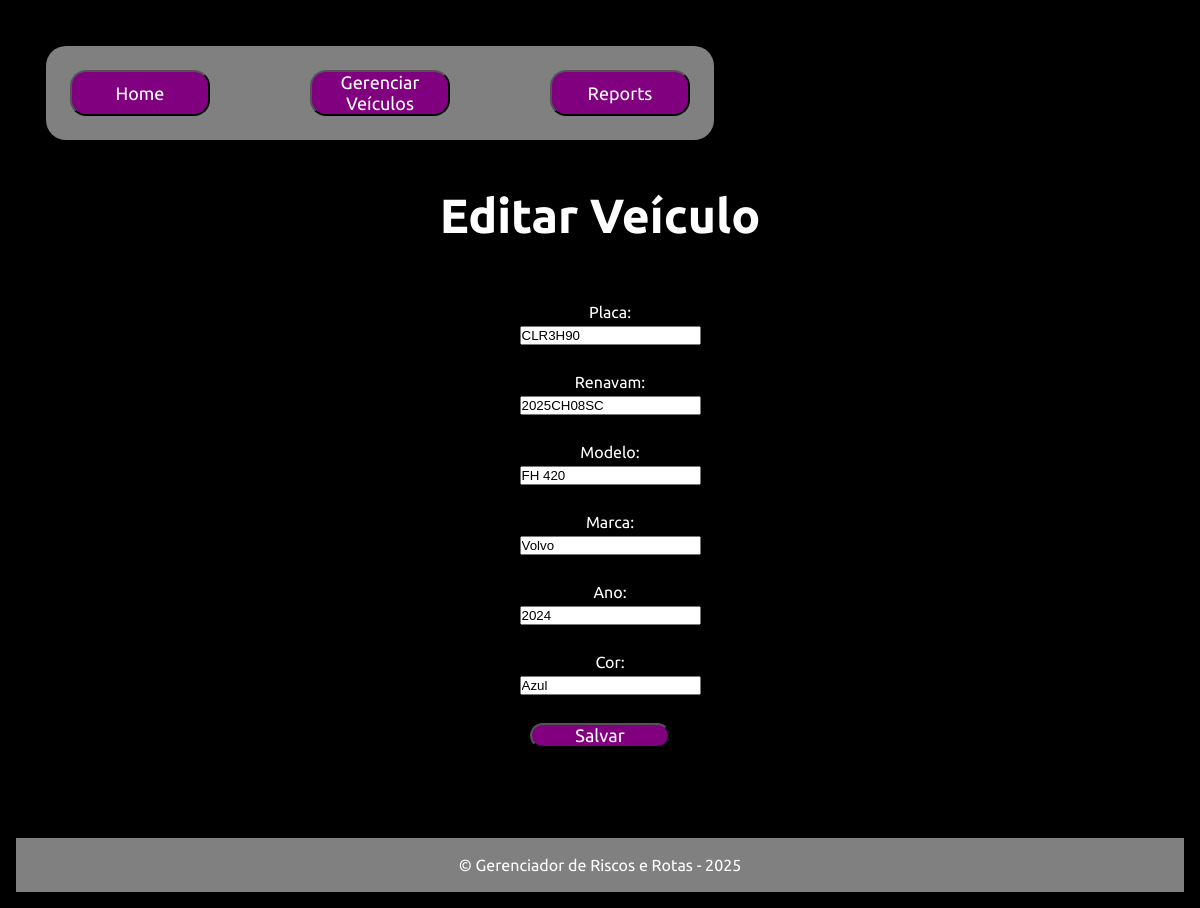
Screenshot of /src/editar.php?id=8 with the database file from the repository.
### tables this page shows
CREATE TABLE veiculos (
        id INTEGER PRIMARY KEY AUTOINCREMENT,
        placa CHAR(7) NOT NULL,
        renavam CHAR(30) DEFAULT NULL,
        modelo CHAR(20) NOT NULL,
        marca CHAR(20) NOT NULL,
        ano INTEGER NOT NULL,
        cor CHAR(20) NOT NULL
    );

### src/editar.php (the view, shortened to what this page needs)
<?php
$db = new PDO('sqlite:db/database.sqlite');
$db->setAttribute(PDO::ATTR_ERRMODE, PDO::ERRMODE_EXCEPTION);
if (isset($_GET['id'])) {
    $id = $_GET['id'];
    $stmt = $db->prepare("SELECT * FROM veiculos WHERE id = ?");
    $stmt->execute([$id]);
    $vehicle = $stmt->fetch(PDO::FETCH_ASSOC);
}
?>
<!DOCTYPE html>
<html lang="pr-br">
<head>
    <link rel="stylesheet" href="/css/style_editar.css">
</head>
<body>
    <header>
        <nav class="navegacao">
            <ul>
                <li>
                    <button onclick="location.href='/index.php'" type="button">
                    Home</button>
                </li>
                <li>
                    <button onclick="location.href='veiculos.php'" type="button">
                    Gerenciar Veículos</button>
                </li>
                <li>
                    <button onclick="location.href='reports.php'" type="button">
                    Reports</button>
                </li>
            </ul>
        </nav>
    </header>
    <br>
    <h1>Editar Veículo</h1>
    <form method="POST">
        <label for="placa">Placa:</label>
        <input type="text" name="placa" id="placa" value="<?= htmlspecialchars($vehicle['placa']) ?>" required>
        <br>
        <label for="renavam">Renavam:</label>
        <input type="text" name="renavam" id="renavam" value="<?= htmlspecialchars($vehicle['renavam']) ?>">
        <br>
        <label for="modelo">Modelo:</label>
        <input type="text" name="modelo" id="modelo" value="<?= htmlspecialchars($vehicle['modelo']) ?>" required>
        <br>
        <label for="marca">Marca:</label>
        <input type="text" name="marca" id="marca" value="<?= htmlspecialchars($vehicle['marca']) ?>" required>
        <br>
        <label for="ano">Ano:</label>
        <input type="number" name="ano" id="ano" value="<?= htmlspecialchars($vehicle['ano']) ?>" required>
        <br>
        <label for="cor">Cor:</label>
        <input type="text" name="cor" id="cor" value="<?= htmlspecialchars($vehicle['cor']) ?>" required>
        <br>
        <button type="submit">Salvar</button>
    </form>
    <br>
    <br>
    <br>
    <br>
    <br>
    <footer class="footer">
        <p>&copy; Gerenciador de Riscos e Rotas - 2025</p>
    </footer>
</body>
</html>

### css/style_editar.css (style rules this page uses)
* { margin: 0; padding: 0; }
:root { --cor_div: grey; --cor_nav_letra: black; --cor_nav_button: purple; --cor_nav_button_hover: aliceblue; --fonte_letras:"Ubuntu", serif; font-weight: 400; }
button { background-color: var(--cor_nav_button); color: white; border-radius: 16px; font-size: 18px; font-family: var(--fonte_letras); width: 140px; align-items: center; }
body { background-color: black; color: white; font-family: var(--fonte_letras); margin: 0; padding: 0; display: flex; flex-direction: column; min-height: 100vh; margin: 16px; }
h1 { text-align: center; margin-bottom: 20px; font-size: 3em; }
label { display: flex; margin-left: 20px; align-items: center; }
input { display: flex; margin-left: 20px; align-items: center; }
.footer { background-color: var(--cor_div); color: var(--cor_nav_itens); padding: 18px; text-align: center; font-family: var(--fonte_letras); position: relative; bottom: 0; margin: 0%; }
form { display: flex; flex-direction: column; align-items: center; margin-top: 40px; gap: 5px; }
.navegacao { background-color: var(--cor_div); padding: 24px; border-radius: 20px; font-family: var(--fonte_letras); display: flex; justify-content: space-between; margin: 30px; }
ul { list-style-type: none; margin: 0; padding: 0; overflow: hidden; display: flex; justify-content: space-between; gap: 100px; }
li { text-decoration: solid black; color: var(--cor_nav_itens); display: flex; justify-content: space-between; }
header { display: flex; justify-content: space-between; align-items: center; }

### rows the page displays
veiculos: placa "CLR3H90", renavam "2025CH08SC", modelo "FH 420", marca "Volvo", ano "2024", cor "Azul"
